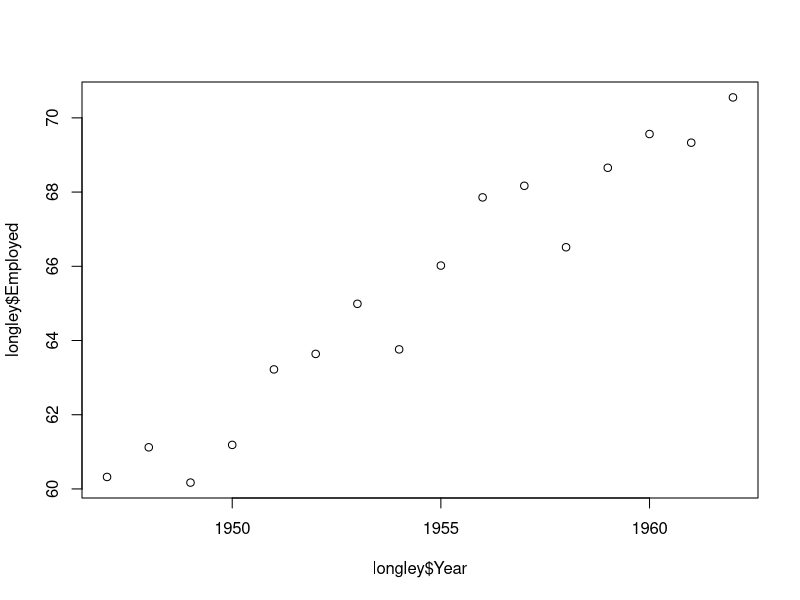
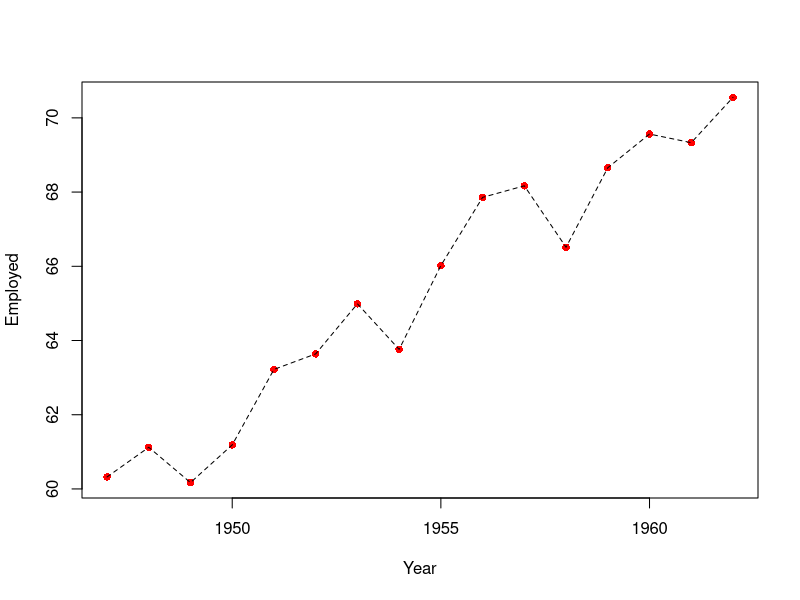

Reproduce these figures in R, in order.
## ---- chunk 1
knitr::opts_chunk$set(echo = TRUE, 
                      message = FALSE, 
                      warning = FALSE,
                      comment = NA)
## ---- chunk 2
longley
## ---- chunk 3
longley$GNP
## ---- chunk 4
longley$Year
## ---- chunk 5
summary(longley$GNP)
## ---- chunk 6
plot(x = longley$Year, y = longley$Employed)
## ---- chunk 7
plot(x = longley$Year, y = longley$Employed, 
     xlab = "Year", ylab = "Employed",
     col = "red", pch = 16)
lines(x = longley$Year, y = longley$Employed, lty = 2)
